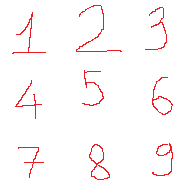

Below is a game level as drawn by its tile map, then a one-line description and the .tmx that defines it (tile-layer data replaced by summaries):
An orthogonal 3x3 tile map with 64x64 px tiles, 10 tile layers (background, 1, 2, 3, ...), 10 tilesets.

<map version="1.5" tiledversion="1.6.0" orientation="orthogonal" renderorder="right-down" width="3" height="3" tilewidth="64" tileheight="64" infinite="0" nextlayerid="12" nextobjectid="1">
 <tileset firstgid="1" source="1.tsx" />
 <tileset firstgid="2" source="2.tsx" />
 <tileset firstgid="3" source="3.tsx" />
 <tileset firstgid="4" source="4.tsx" />
 <tileset firstgid="5" source="5.tsx" />
 <tileset firstgid="6" source="6.tsx" />
 <tileset firstgid="7" source="7.tsx" />
 <tileset firstgid="8" source="8.tsx" />
 <tileset firstgid="9" source="9.tsx" />
 <tileset firstgid="10" source="background_blue.tsx" />
 <layer id="2" name="background" width="3" height="3">
  <data>[9 cells, 9 non-empty, 1 distinct tile ids]</data>
 </layer>
 <layer id="1" name="1" width="3" height="3">
  <data>[9 cells, 1 non-empty, 1 distinct tile ids]</data>
 </layer>
 <layer id="3" name="2" width="3" height="3">
  <data>[9 cells, 1 non-empty, 1 distinct tile ids]</data>
 </layer>
 <layer id="5" name="3" width="3" height="3">
  <data>[9 cells, 1 non-empty, 1 distinct tile ids]</data>
 </layer>
 <layer id="6" name="4" width="3" height="3">
  <data>[9 cells, 1 non-empty, 1 distinct tile ids]</data>
 </layer>
 <layer id="7" name="5" width="3" height="3">
  <data>[9 cells, 1 non-empty, 1 distinct tile ids]</data>
 </layer>
 <layer id="8" name="6" width="3" height="3">
  <data>[9 cells, 1 non-empty, 1 distinct tile ids]</data>
 </layer>
 <layer id="9" name="7" width="3" height="3">
  <data>[9 cells, 1 non-empty, 1 distinct tile ids]</data>
 </layer>
 <layer id="10" name="8" width="3" height="3">
  <data>[9 cells, 1 non-empty, 1 distinct tile ids]</data>
 </layer>
 <layer id="11" name="9" width="3" height="3">
  <data>[9 cells, 1 non-empty, 1 distinct tile ids]</data>
 </layer>
</map>
